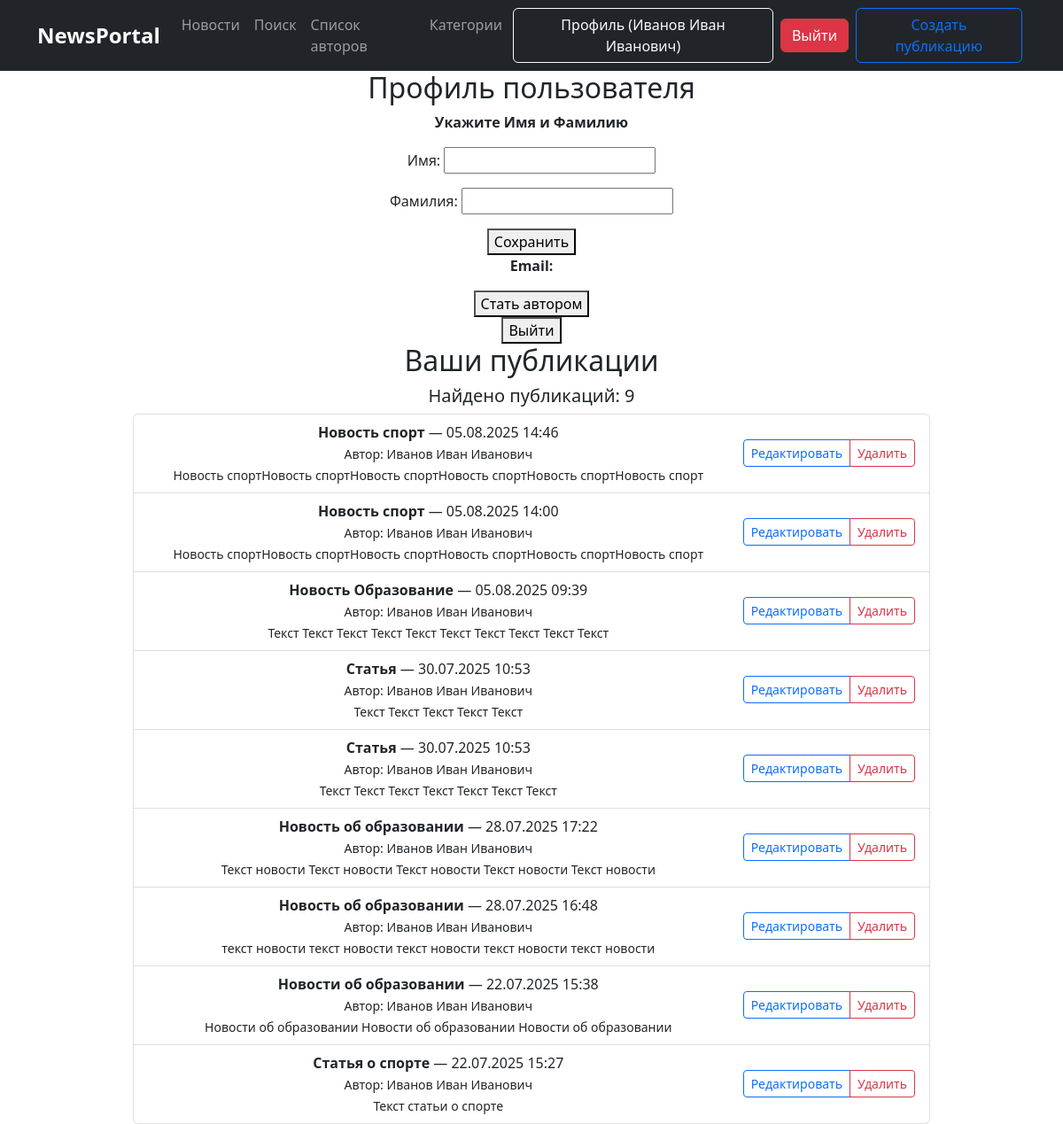
Page /accounts/profile/ (signed in) on the committed database.
### news/models.py (models this page shows, shortened)
class Post(models.Model):
    ARTICLE = 'AR'
    NEWS = 'NW'
    POST_TYPES = [
        (ARTICLE, 'Статья'),
        (NEWS, 'Новость'),
    ]  # поле с выбором — «статья» или «новость»;
    author = models.ForeignKey('Author',
                               on_delete=models.CASCADE,
                               related_name='posts')  # связь «один ко многим» с моделью Author, доступ через author.posts
    post_type = models.CharField(max_length=2, choices=POST_TYPES, default=ARTICLE)
    title = models.CharField(max_length=100)  # заголовок статьи/новости;
    content = models.TextField()  # текст статьи/новости;
    rating = models.FloatField(default=0)  # рейтинг статьи/новости.
    category = models.ManyToManyField(Category, through='PostCategory')  # связь «многие ко многим» с моделью Category
    timestamp = models.DateTimeField(auto_now_add=True)  # автоматически добавляемая дата и время создания

class Author(models.Model):
    user = models.OneToOneField(
        User,
        on_delete=models.CASCADE,
        primary_key=True,
        related_name='author_profile'
    )
    rating = models.FloatField(default=0)
    subscribers = models.ManyToManyField(User, related_name='author_subscribers', blank=True)

### sign/views.py (the view, shortened to what this page needs)
# urls.py: path('profile/', ProfileView.as_view(), name='profile'),
class ProfileView(LoginRequiredMixin, TemplateView):
    template_name = 'sign/profile.html'
    def get(self, request, *args, **kwargs):
        editing_profile = request.GET.get('editing') == '1'
        user = request.user
        if not user.first_name and not user.last_name:
            editing_profile = True
        context = self.get_context_data(editing_profile=editing_profile, **kwargs)
        return self.render_to_response(context)
    def get_context_data(self, **kwargs):
        context = super().get_context_data(**kwargs)
        user = self.request.user
        context['is_author'] = user.groups.filter(name='authors').exists()
        posts_qs = Post.objects.filter(author__user=user).select_related('author').order_by('-timestamp')
        paginator = Paginator(posts_qs, 10)
        page_number = self.request.GET.get('page')
        page_obj = paginator.get_page(page_number)
        context.update({
            'page_obj': page_obj,
            'posts': page_obj.object_list,
            'total_posts': posts_qs.count(),
        })
        context['editing_profile'] = kwargs.get('editing_profile', False)
        return context

### news/templatetags/custom_filters.py (called while the page is built)
@register.filter()
def censor(value):
    if not isinstance(value, str):
        return value
    bad_words = [
        'редиска', 'негодяй', 'мерзкий', 'гнусный', 'скверный', ]
    result = value
    for word in bad_words:
        stars = '*' * len(word)
        result = result.replace(word, stars)
        result = result.replace(word.capitalize(), stars)
    return result

### templates/sign/profile.html (shortened to what this page needs)
{% extends 'flatpages/default.html' %}
{% load custom_filters %}
{% block content %}
    {% if request.user.is_authenticated %}
        <h2>Профиль пользователя</h2>
        {% if not request.user.first_name and not request.user.last_name %}
            <p><strong>Укажите Имя и Фамилию</strong></p>
            <form method="post">
                <p>Имя: <label><input type="text" name="first_name" value="{{ request.user.first_name }}"></label></p>
                <p>Фамилия: <label><input type="text" name="last_name" value="{{ request.user.last_name }}"></label></p>
                <button type="submit">Сохранить</button>
            </form>
        {% endif %}
        <p><strong>Email:</strong> {{ request.user.email }}</p>
        {% if not is_author %}
            <form method="post" action="{% url 'become_author' %}">
                <button type="submit">Стать автором</button>
            </form>
        {% else %}
            <p>Вы уже являетесь автором.</p>
        {% endif %}
        <form method="post" action="{% url 'logout' %}">
            <button type="submit">Выйти</button>
        </form>
    {% else %}
        <p>Вы не авторизованы. Пожалуйста, <a href="{% url 'login' %}">войдите в систему</a>.</p>
    {% endif %}
    <h2>Ваши публикации</h2>
    {% if posts %}
        <h5>Найдено публикаций: {{ total_posts }}</h5>
        <div class="list-group" style="max-width: 900px; margin: 0 auto;">
            {% for item in posts %}
                <div class="list-group-item d-flex justify-content-between align-items-center">
                    <div style="flex-grow: 1; min-width: 0; margin-right: 1rem;">
                        <a href="{% url 'post_detail' item.pk %}" class="text-decoration-none text-dark"
                           style="display: block;">
                            <div style="white-space: nowrap; overflow: hidden; text-overflow: ellipsis;">
                                <strong>{{ item.title|censor }}</strong> — {{ item.timestamp|date:"d.m.Y H:i" }}
                            </div>
                            <div><small>Автор: {{ item.author.user.username }}</small></div>
                            <div style="white-space: nowrap; overflow: hidden; text-overflow: ellipsis;">
                                <small>{{ item.content|censor|truncatewords:20 }}</small>
                            </div>
                        </a>
                    </div>
                    <div class="btn-group" role="group" aria-label="Actions" style="flex-shrink: 0;">
                        {% if perms.news.change_post or item.author.user == request.user %}
                            <a href="{% url 'news_edit' item.pk %}"
                               class="btn btn-sm btn-outline-primary">Редактировать</a>
                        {% endif %}
                        {% if perms.news.delete_post or item.author.user == request.user %}
                            <a href="{% url 'news_delete' item.pk %}" class="btn btn-sm btn-outline-danger">Удалить</a>
                        {% endif %}
                    </div>
                </div>
            {% endfor %}
        </div>
    {% else %}
        <p>У вас пока нет публикаций.</p>
    {% endif %}
{% endblock %}

### templates/flatpages/default.html (shortened to what this page needs)
<!DOCTYPE html>
<html lang="en">
<head>
    {% load static %}
    <link href="{% static 'css/styles.css' %}" rel="stylesheet"/>
</head>
<body>
<nav class="navbar navbar-expand-lg navbar-dark bg-dark">
    <div class="container">
        <a class="navbar-brand" href="/" style="font-size: 24px; font-weight: bold;">NewsPortal</a>
        <div class="collapse navbar-collapse" id="navbarSupportedContent">
            <ul class="navbar-nav me-auto mb-2 mb-lg-0">
                <li class="nav-item"><a class="nav-link" href="{% url 'news_list' %}">Новости</a></li>
                <li class="nav-item"><a class="nav-link" href="{% url 'news_search' %}">Поиск</a></li>
                <li class="nav-item"><a class="nav-link" href="{% url 'authors_list' %}">Список авторов</a></li>
                <li class="nav-item"><a class="nav-link" href="{% url 'categories_list' %}">Категории</a></li>
            </ul>
            <div class="d-flex align-items-center">
                {% if request.user.is_authenticated %}
                    <a href="{% url 'profile' %}" class="btn btn-outline-light mx-1">Профиль
                        ({{ request.user.username }})</a>
                    <form method="post" action="{% url 'logout' %}" style="display:inline;">
                        <button type="submit" class="btn btn-danger mx-1">Выйти</button>
                    </form>
                    <a href="{% url 'news_create' %}" class="btn btn-outline-primary mx-1">Создать публикацию</a>
                {% else %}
                    <a href="{% url 'signup' %}" class="btn btn-outline-primary mx-1">Регистрация</a>
                    <a href="{% url 'login' %}" class="btn btn-success mx-1">Войти</a>
                {% endif %}
            </div>
        </div>
    </div>
</nav>
<div class="container">
    <div class="row">
        <div class="col-lg-12 text-center">
            {% block content %}{% endblock content %}
        </div>
    </div>
</div>
</body>
</html>

### rows in the picture
Post: title|censor "Новость спорт", timestamp "05.08.2025 14:46", author.user.username "Иванов Иван Иванович", content|censor "Новость спортНовость спортНовость спортНовость спортНовость спортНовость спорт", shows "Редактировать", shows "Удалить"
Post: title|censor "Новость спорт", timestamp "05.08.2025 14:00", author.user.username "Иванов Иван Иванович", content|censor "Новость спортНовость спортНовость спортНовость спортНовость спортНовость спорт", shows "Редактировать", shows "Удалить"
Post: title|censor "Новость Образование", timestamp "05.08.2025 09:39", author.user.username "Иванов Иван Иванович", content|censor "Текст Текст Текст Текст Текст Текст Текст Текст Текст Текст", shows "Редактировать", shows "Удалить"
Post: title|censor "Статья", timestamp "30.07.2025 10:53", author.user.username "Иванов Иван Иванович", content|censor "Текст Текст Текст Текст Текст", shows "Редактировать", shows "Удалить"
Post: title|censor "Статья", timestamp "30.07.2025 10:53", author.user.username "Иванов Иван Иванович", content|censor "Текст Текст Текст Текст Текст Текст Текст", shows "Редактировать", shows "Удалить"
Post: title|censor "Новость об образовании", timestamp "28.07.2025 17:22", author.user.username "Иванов Иван Иванович", content|censor "Текст новости Текст новости Текст новости Текст новости Текст новости", shows "Редактировать", shows "Удалить"
Post: title|censor "Новость об образовании", timestamp "28.07.2025 16:48", author.user.username "Иванов Иван Иванович", content|censor "текст новости текст новости текст новости текст новости текст новости", shows "Редактировать", shows "Удалить"
Post: title|censor "Новости об образовании", timestamp "22.07.2025 15:38", author.user.username "Иванов Иван Иванович", content|censor "Новости об образовании Новости об образовании Новости об образовании", shows "Редактировать", shows "Удалить"
Post: title|censor "Статья о спорте", timestamp "22.07.2025 15:27", author.user.username "Иванов Иван Иванович", content|censor "Текст статьи о спорте", shows "Редактировать", shows "Удалить"

### other values in the picture
{{ request.user.username }} "Иванов Иван Иванович"
{{ total_posts }} "9"
